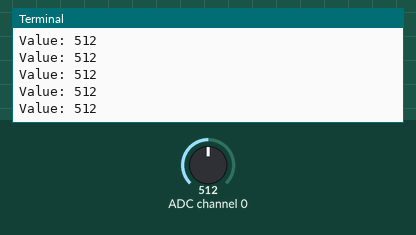
This program was run on a simulated Raspberry Pi (BCM pin numbers). On the bench: the last lines printed to the terminal. The inputs (shaded band) are chosen by the test bench; at power-on: ADC channel 0 = 512 (analog values on the 0–1023 scale).

Above: at 1.2 s.
1.3 s: ADC channel 0 set to 716
At 2.1 s:
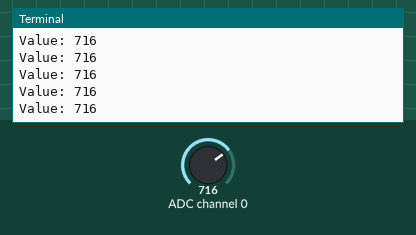
2.8 s: ADC channel 0 set to 900
At 3.7 s:
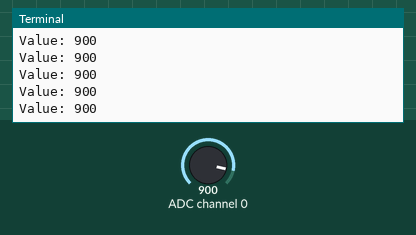
Timing chart, 0 to 4.8 s (numbered marks = the images above; inputs shaded):
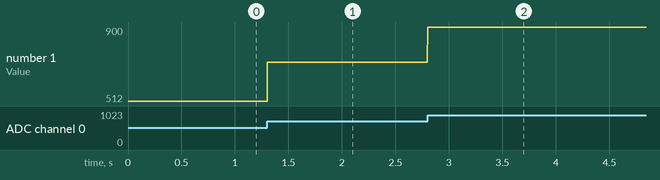

The program:

accel.py
```python
import RPi.GPIO as GPIO
import spidev
from time import sleep

# Initialisiere Beschleunigungssensor auf Analogen-PIN 0
temp = 0

spi = spidev.SpiDev()
spi.open(0,0)

def readadc(adcnum):
# SPI-Daten auslesen
    r = spi.xfer2([1,8+adcnum <<4,0])
    adcout = ((r[1] &3) <<8)+r[2]
    return adcout

while True:
        value = readadc(temp)
        print("Value: " + str(value))
```

Measured:
- after the input at 1.3 s, the terminal: prints a new line at once (image 1)
- after the input at 2.8 s, the terminal: prints a new line at once (image 2)
- plotted number 1: 512 → 716 after the input at 1.3 s, 716 → 900 after the input at 2.8 s
